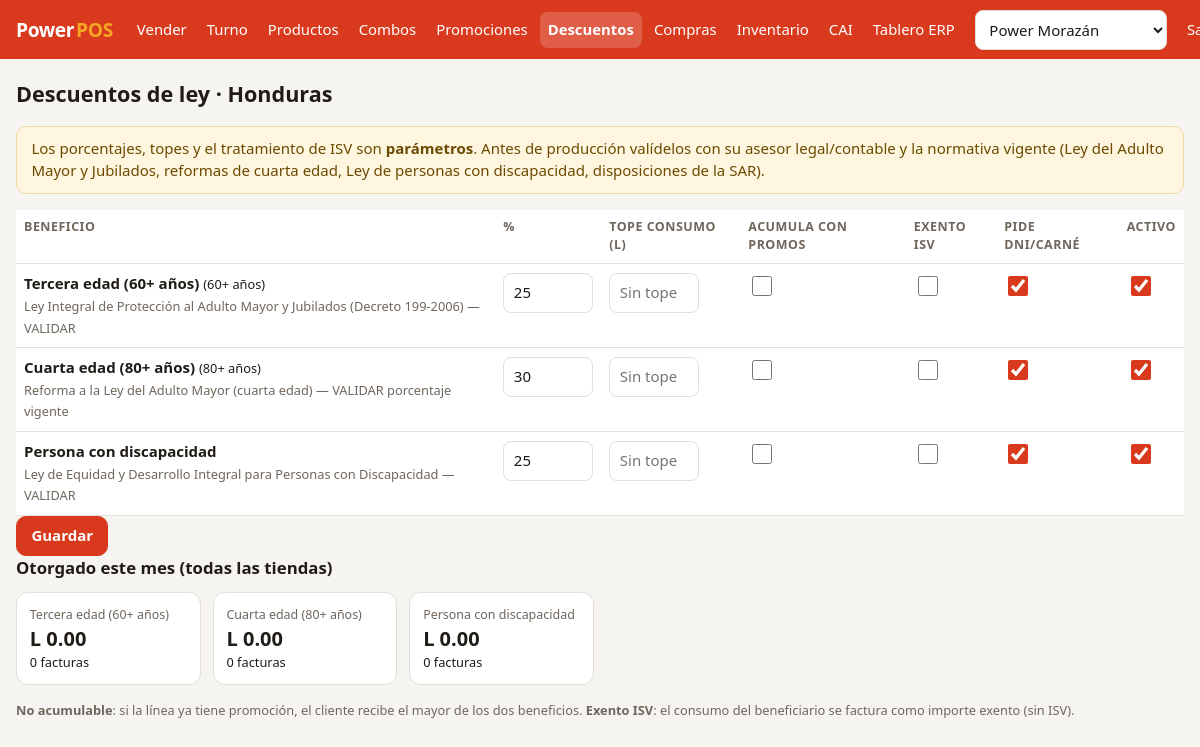
The app's page /index.php?p=descuentos (signed in) with its own data.
### tables this page shows
CREATE TABLE descuentos_legales (
  id                  INT UNSIGNED AUTO_INCREMENT PRIMARY KEY,
  codigo              VARCHAR(20)  NOT NULL UNIQUE,
  nombre              VARCHAR(100) NOT NULL,
  porcentaje          DECIMAL(5,2) NOT NULL,
  tope_centavos       INT UNSIGNED NOT NULL DEFAULT 0 COMMENT '0 = sin tope de consumo',
  edad_minima         TINYINT UNSIGNED NULL,
  acumulable_promos   TINYINT(1) NOT NULL DEFAULT 0 COMMENT '0 = se otorga el mayor beneficio',
  exento_isv          TINYINT(1) NOT NULL DEFAULT 0,
  requiere_documento  TINYINT(1) NOT NULL DEFAULT 1,
  base_legal          VARCHAR(255),
  activo              TINYINT(1) NOT NULL DEFAULT 1
);

### public/index.php (called while the page is built, shortened)
<?php
require dirname(__DIR__) . '/src/bootstrap.php';
function e(mixed $v): string
{
    return htmlspecialchars((string) $v, ENT_QUOTES, 'UTF-8');
}
function lps(int|string|null $centavos): string
{
    return App\Support\Money::fmt((int) $centavos);
}
$rutas = [
    'login'        => ['vista' => 'login', 'roles' => null],
    'pos'          => ['vista' => 'pos', 'roles' => ['ADMIN', 'GERENTE', 'CAJERO']],
    'factura'      => ['vista' => 'factura', 'roles' => ['ADMIN', 'GERENTE', 'CAJERO']],
    'caja'         => ['vista' => 'caja', 'roles' => ['ADMIN', 'GERENTE', 'CAJERO']],
    'cierre'       => ['vista' => 'cierre', 'roles' => ['ADMIN', 'GERENTE', 'CAJERO']],
    'productos'    => ['vista' => 'productos', 'roles' => ['ADMIN', 'GERENTE']],
    'inventario'   => ['vista' => 'inventario', 'roles' => ['ADMIN', 'GERENTE']],
    'compras'      => ['vista' => 'compras', 'roles' => ['ADMIN', 'GERENTE']],
    'combos'       => ['vista' => 'combos', 'roles' => ['ADMIN', 'GERENTE']],
    'promociones'  => ['vista' => 'promociones', 'roles' => ['ADMIN', 'GERENTE']],
    'descuentos'   => ['vista' => 'descuentos', 'roles' => ['ADMIN']],
    'cai'          => ['vista' => 'cai', 'roles' => ['ADMIN']],
    'erp'          => ['vista' => 'erp', 'roles' => ['ADMIN', 'GERENTE']],
];
$p = $_GET['p'] ?? 'pos';
$ruta = $rutas[$p] ?? $rutas['pos'];
$vistas = dirname(__DIR__) . '/views/';
require $vistas . $ruta['vista'] . '.php';

### src/bootstrap.php (called while the page is built, shortened)
<?php
spl_autoload_register(function (string $clase): void {
    if (str_starts_with($clase, 'App\\')) {
        $ruta = __DIR__ . '/' . str_replace('\\', '/', substr($clase, 4)) . '.php';
    }
});

### src/Support/Money.php (called while the page is built, shortened)
<?php
final class Money
{
    public static function fmt(int $centavos): string
    {
        return 'L ' . number_format($centavos / 100, 2, '.', ',');
    }
}

### views/descuentos.php (the view, shortened to what this page needs)
<?php
$reglas = $db->query('SELECT * FROM descuentos_legales ORDER BY id')->fetchAll();
$otorgado = $db->query(
    "SELECT d.nombre, COUNT(v.id) AS facturas, COALESCE(SUM(v.descuento_legal), 0) AS monto
     FROM descuentos_legales d LEFT JOIN ventas v ON v.descuento_legal_id = d.id AND v.estado = 'EMITIDA'
       AND v.fecha >= DATE_FORMAT(CURDATE(), '%Y-%m-01')
     GROUP BY d.id, d.nombre ORDER BY d.id"
)->fetchAll();
require __DIR__ . '/_layout.php';
?>
<h1>Descuentos de ley · Honduras</h1>
<p class="aviso">Los porcentajes, topes y el tratamiento de ISV son <b>parámetros</b>. Antes de producción valídelos con su
  asesor legal/contable y la normativa vigente (Ley del Adulto Mayor y Jubilados, reformas de cuarta edad,
  Ley de personas con discapacidad, disposiciones de la SAR).</p>
<form method="post">
  <div class="tabla-scroll">
  <table class="tabla">
    <thead><tr><th>Beneficio</th><th>%</th><th>Tope consumo (L)</th><th>Acumula con promos</th><th>Exento ISV</th><th>Pide DNI/carné</th><th>Activo</th></tr></thead>
    <tbody>
    <?php foreach ($reglas as $r): $n = "d[{$r['id']}]"; ?>
      <tr>
        <td><b><?= e($r['nombre']) ?></b><?= $r['edad_minima'] ? ' <small>(' . (int) $r['edad_minima'] . '+ años)</small>' : '' ?><br>
          <small class="tenue"><?= e($r['base_legal']) ?></small></td>
        <td><input class="corto" name="<?= $n ?>[porcentaje]" value="<?= e((float) $r['porcentaje']) ?>" inputmode="decimal"></td>
        <td><input class="corto" name="<?= $n ?>[tope]" value="<?= $r['tope_centavos'] ? e($r['tope_centavos'] / 100) : '' ?>" placeholder="Sin tope" inputmode="decimal"></td>
        <td><input type="checkbox" name="<?= $n ?>[acumulable]" <?= $r['acumulable_promos'] ? 'checked' : '' ?>></td>
        <td><input type="checkbox" name="<?= $n ?>[exento]" <?= $r['exento_isv'] ? 'checked' : '' ?>></td>
        <td><input type="checkbox" name="<?= $n ?>[documento]" <?= $r['requiere_documento'] ? 'checked' : '' ?>></td>
        <td><input type="checkbox" name="<?= $n ?>[activo]" <?= $r['activo'] ? 'checked' : '' ?>></td>
      </tr>
    <?php endforeach; ?>
    </tbody>
  </table>
  </div>
  <button class="btn primario">Guardar</button>
</form>
<h2>Otorgado este mes (todas las tiendas)</h2>
<div class="kpis">
  <?php foreach ($otorgado as $o): ?>
    <div class="kpi"><span><?= e($o['nombre']) ?></span><b><?= lps($o['monto']) ?></b><small><?= (int) $o['facturas'] ?> facturas</small></div>
  <?php endforeach; ?>
</div>
<p class="tenue chico"><b>No acumulable</b>: si la línea ya tiene promoción, el cliente recibe el mayor de los dos beneficios.
  <b>Exento ISV</b>: el consumo del beneficiario se factura como importe exento (sin ISV).</p>

### public/assets/app.css (style rules this page uses)
:root { --primario: #d93a1e; --primario-osc: #b02c14; --acento: #f5a623; --ok: #1f8a4c; --error: #c62828; --fondo: #f6f4f1; --superficie: #ffffff; --texto: #1f1b16; --tenue: #6f665c; --borde: #e4ded6; --radio: 12px; --sombra: 0 1px 2px rgb(0 0 0 / .06), 0 4px 12px rgb(0 0 0 / .05); }
* { box-sizing: border-box; }
html { -webkit-text-size-adjust: 100%; }
body { margin: 0; font: 15px/1.45 system-ui, -apple-system, "Segoe UI", Roboto, sans-serif; background: var(--fondo); color: var(--texto); }
h1 { font-size: 1.35rem; margin: .2rem 0 1rem; }
h2 { font-size: 1.05rem; margin: 0 0 .75rem; }
small, .chico { font-size: .8rem; }
.tenue { color: var(--tenue); }
.btn { display: inline-flex; align-items: center; justify-content: center; gap: .3rem; min-height: 40px; padding: .45rem .9rem; border: 1px solid var(--borde); border-radius: 10px; background: var(--superficie); color: var(--texto); font: inherit; cursor: pointer; }
.btn.primario { background: var(--primario); border-color: var(--primario); color: #fff; font-weight: 600; }
input, select { font: inherit; color: inherit; background: var(--superficie); border: 1px solid var(--borde); border-radius: 8px; padding: .5rem .6rem; min-height: 40px; width: 100%; }
input[type=checkbox], input[type=radio] { width: 20px; height: 20px; min-height: 0; accent-color: var(--primario); vertical-align: middle; }
input.corto { width: 90px; }
.aviso { padding: .7rem .9rem; border-radius: 10px; background: #fff6e0; color: #6b4a00; margin-bottom: 1rem; border: 1px solid #f3dca2; }
.tabla-scroll { overflow-x: auto; -webkit-overflow-scrolling: touch; }
.tabla { width: 100%; border-collapse: collapse; background: var(--superficie); }
.tabla th, .tabla td { padding: .55rem .5rem; border-bottom: 1px solid var(--borde); text-align: left; vertical-align: top; }
.tabla th { font-size: .78rem; text-transform: uppercase; letter-spacing: .04em; color: var(--tenue); }
.kpis { display: grid; grid-template-columns: repeat(2, 1fr); gap: .75rem; margin-bottom: 1rem; }
@media (min-width: 768px) { .kpis { grid-template-columns: repeat(3, 1fr); } }
@media (min-width: 1100px) { .kpis { grid-template-columns: repeat(6, 1fr); } }
.kpi { background: var(--superficie); border: 1px solid var(--borde); border-radius: var(--radio); padding: .8rem; display: flex; flex-direction: column; }
.kpi span { font-size: .78rem; color: var(--tenue); }
.kpi b { font-size: 1.25rem; font-variant-numeric: tabular-nums; }

### records on screen
descuentos_legales: nombre "Tercera edad (60+ años)", edad_minima "60", base_legal "Ley Integral de Protección al Adulto Mayor y Jubilados (Decreto 199-2006) — VALIDAR", porcentaje "25", requiere_documento "☑", activo "☑"
descuentos_legales: nombre "Cuarta edad (80+ años)", edad_minima "80", base_legal "Reforma a la Ley del Adulto Mayor (cuarta edad) — VALIDAR porcentaje vigente", porcentaje "30", requiere_documento "☑", activo "☑"
descuentos_legales: nombre "Persona con discapacidad", base_legal "Ley de Equidad y Desarrollo Integral para Personas con Discapacidad — VALIDAR", porcentaje "25", requiere_documento "☑", activo "☑"

### other values on screen
$texto "Vender"
$texto "Turno"
$texto "Productos"
$texto "Combos"
$texto "Promociones"
$texto "Descuentos"
$texto "Compras"
$texto "Inventario"
$texto "CAI"
$texto "Tablero ERP"
$o['nombre'] "Tercera edad (60+ años)"
lps($o['monto']) "L 0.00"
$o['facturas'] "0"
$o['nombre'] "Cuarta edad (80+ años)"
$o['nombre'] "Persona con discapacidad"
